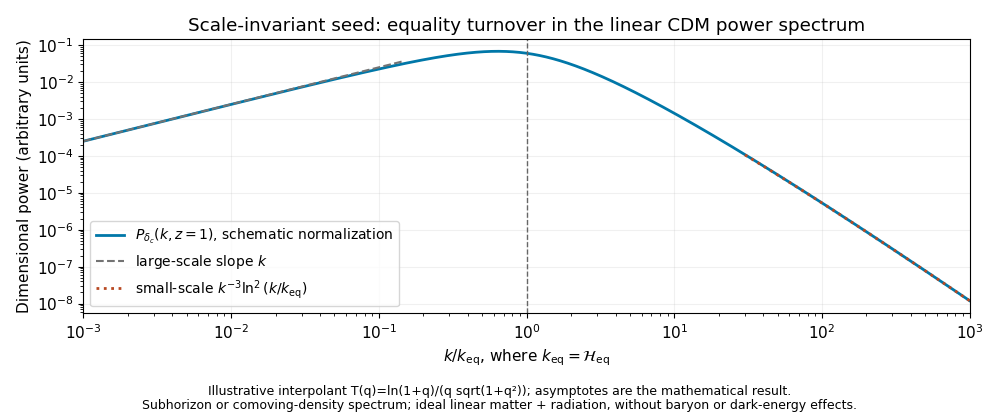

Write the Python code that produced this figure.
"""Asymptotic CDM spectrum sketch; opaque PNG to cwd only.
Python 3.14 / NumPy 2.3.5 / Matplotlib 3.10.7. The interpolant is
schematic, not a fitted cosmology or a nonlinear power spectrum.
"""
from pathlib import Path
import numpy as np
import matplotlib
matplotlib.use('Agg')
import matplotlib.pyplot as plt


def main():
    q=np.logspace(-3,3,1200)
    transfer=np.log1p(q)/q/np.sqrt(1+q*q)
    power=q*transfer**2/4  # D(z=1)^2, taking D(0)=1 in the matter approximation.
    plt.rcParams.update({'font.size':11,'figure.facecolor':'white','axes.facecolor':'white'})
    fig,ax=plt.subplots(figsize=(10,4.2),dpi=100)
    ax.loglog(q,power,color='#0077a8',lw=2,label=r'$P_{\delta_c}(k,z=1)$, schematic normalization')
    lo=q[q<.15];hi=q[q>30]
    ax.loglog(lo,lo/4,'--',color='0.45',label=r'large-scale slope $k$')
    ax.loglog(hi,np.log(hi)**2/(4*hi**3),':',color='#b84922',lw=2,label=r'small-scale $k^{-3}\ln^2(k/k_{\rm eq})$')
    ax.axvline(1,color='0.4',ls='--',lw=1)
    ax.set_xlim(1e-3,1e3);ax.set_xlabel(r'$k/k_{\rm eq}$, where $k_{\rm eq}=\mathcal{H}_{\rm eq}$')
    ax.set_ylabel('Dimensional power (arbitrary units)')
    ax.set_title('Scale-invariant seed: equality turnover in the linear CDM power spectrum')
    ax.grid(alpha=.18);ax.legend(loc='lower left',fontsize=10)
    fig.text(.5,.025,'Illustrative interpolant T(q)=ln(1+q)/(q sqrt(1+q²)); asymptotes are the mathematical result.\nSubhorizon or comoving-density spectrum; ideal linear matter + radiation, without baryon or dark-energy effects.',ha='center',fontsize=9)
    fig.tight_layout(rect=[0,.085,1,1])
    fig.savefig(Path.cwd()/'paper-49-matter-spectrum.png',dpi=100,facecolor='white',transparent=False)
    plt.close(fig)

if __name__=='__main__':main()
